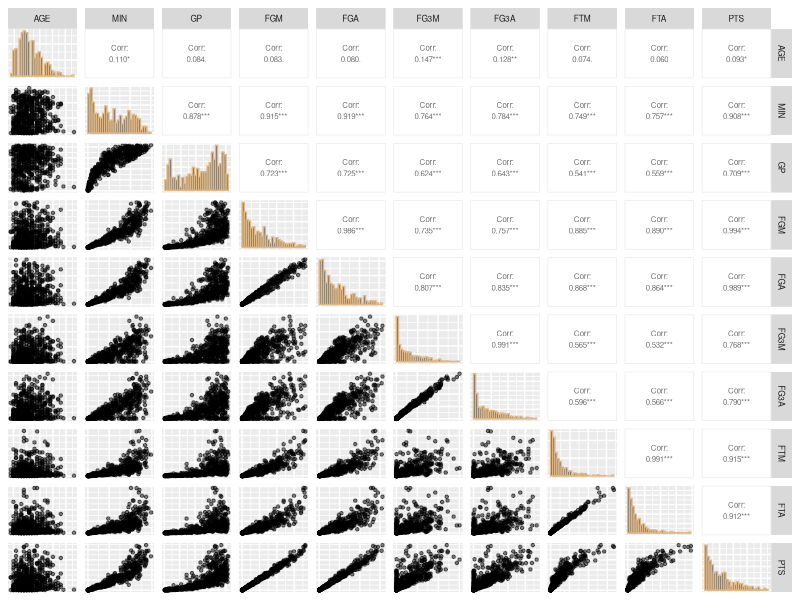
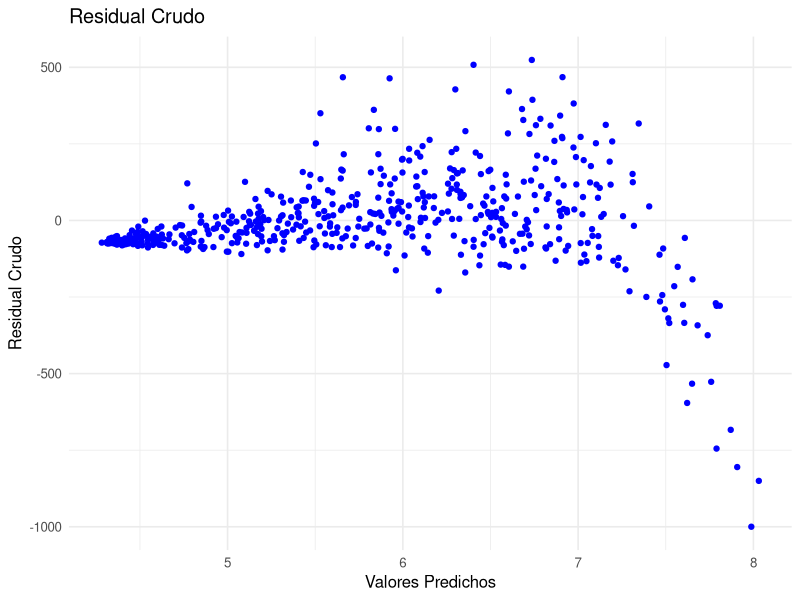
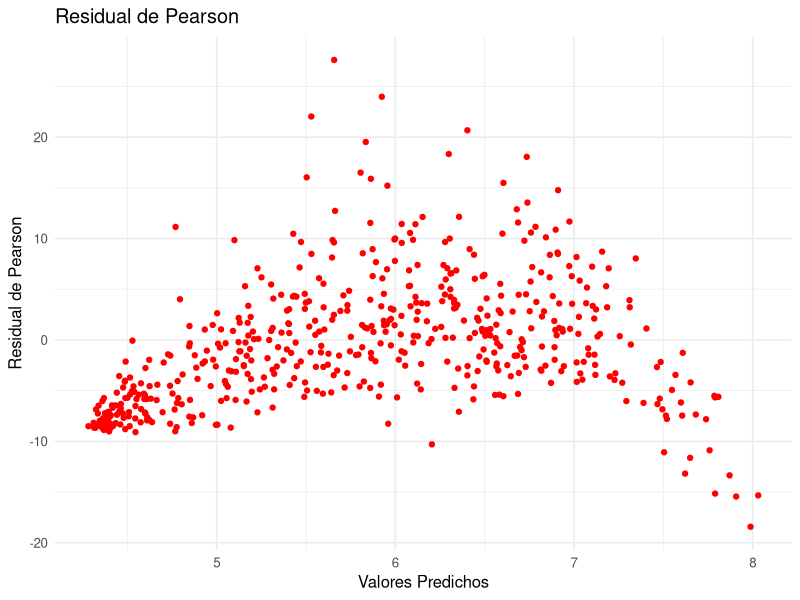
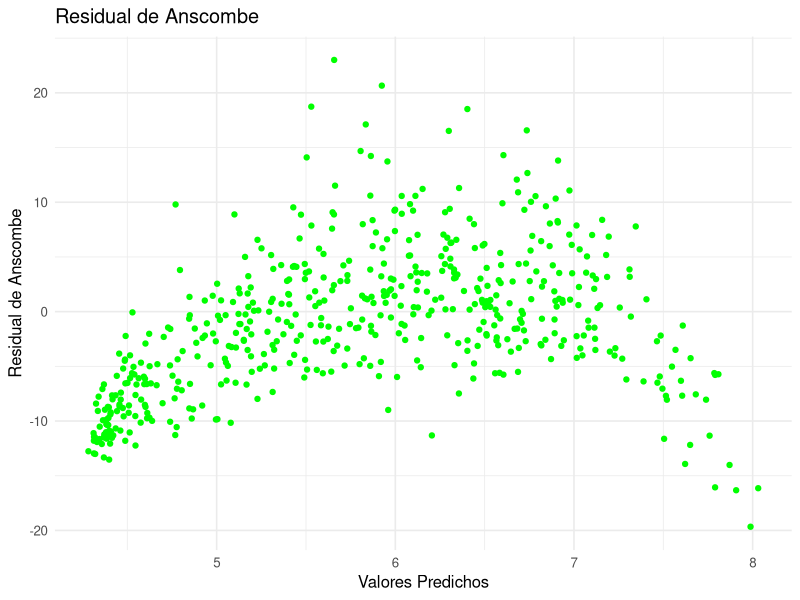
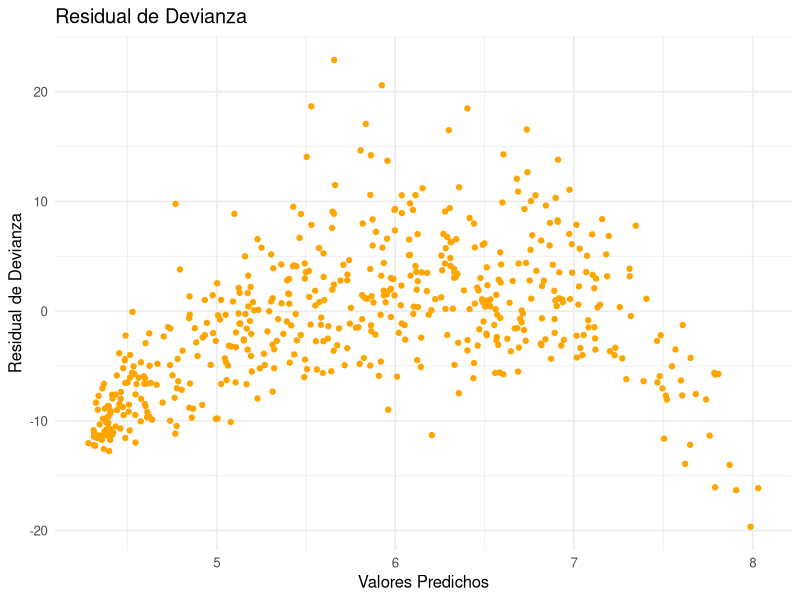
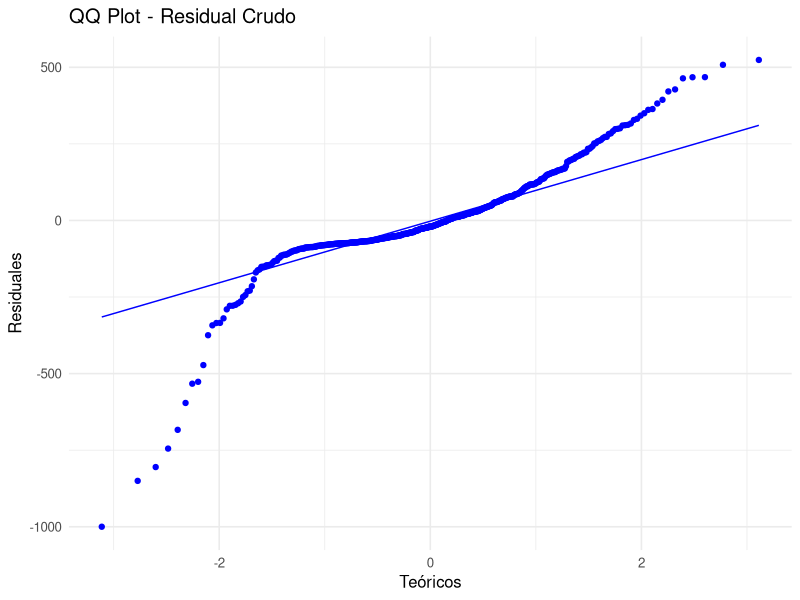
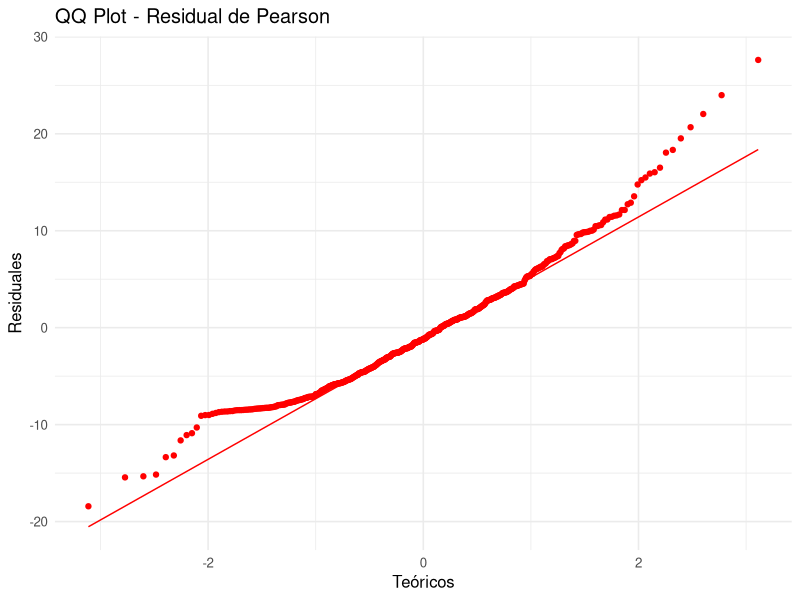
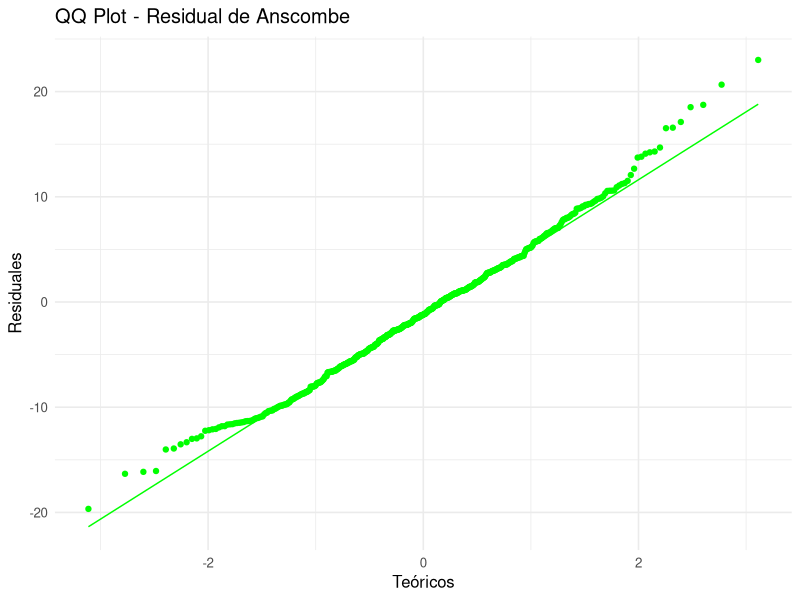

Source code (R) for these figures, in order:
## ---- chunk 1
rm(list = ls())
## ---- chunk 2
#| output: false

library(GGally)
library(ggplot2)
library(dplyr)
library(readxl)
library(boot)
## ---- chunk 3
# Ìmportamos los datos y seleccionamos las variables de interés

players <- read_excel("players_202223.xlsx") %>% 
  select(AGE, MIN, GP, FGM, FGA, FG3M, FG3A, FTM, FTA, PTS)
## ---- chunk 4
#| message: false
#| out-width: 100%

players %>%
  ggpairs(
    upper = list(continuous = wrap("cor", size = 2)),
    diag = list(continuous = wrap("barDiag", colour = "burlywood")),
    lower = list(continuous = wrap("points", alpha = 0.5, shape = 20, 
                                   fill = "lightblue")),
    axisLabels = "none") + 
  theme(strip.text = element_text(size = 6))
## ---- chunk 5
# Matriz diseño y vector de la variable respuesta

x1 <- players %>% select(-last_col())
X <- model.matrix(~ ., data = x1) # Matriz diseño, con intercepto
y <- players$PTS # Variable respuesta
## ---- chunk 6
# Creación de la función

fisher_scoring_poisson <- function(y, X, beta_init, tol = 1e-7, max_iter = 100){
  # Nombramos un objeto donde se guardará el beta inicial (beta_init)
  beta <- beta_init
  # iniciamos el bucle 
  for (iter in 1:max_iter){
    # creamos un objeto "eta" que será la parte sistemática del modelo
    eta <- X %*% beta
    # creamos un objeto "mu" donde se guarda el despeje de la media de "eta"
    mu <- exp(eta)
    # creamos la matriz diagonal "W"
    W <- diag(as.vector(mu))
    # creamos el objeto z (variable de trabajo y^~)
    z <- eta + (y - mu) / mu
    # obtenemos el nuevo beta
    beta_new <- solve(t(X) %*% W %*% X) %*% (t(X) %*% W %*% z)
    
    # guardamos la matriz de varianzas y covarianzas de los betas
    
    cov_beta <- solve(t(X) %*% W %*% X)
    
    if (max(abs(beta_new - beta)) < tol) {
      message("El algoritmo convergió en la iteración ", iter)
      mu_hat <- as.vector(exp(X %*% beta_new))
      # residual crudo
      residual <- y - mu_hat
      # residual de pearson
      residual_pearson <- (y - mu_hat) / sqrt(mu_hat)
      #Residual Anscombe
      residual_anscombe <- (3/2) * (y^(2/3) - mu_hat^(2/3)) / (mu_hat^(1/6))
      # Residual de devianza
      residual_deviance <- sign(y - mu_hat) * 
        sqrt(2 * (y * log(ifelse(y == 0, 1, y / mu_hat)) - (y - mu_hat)))
      return(list( beta = as.vector(beta_new), predichos = mu_hat, covarianza = cov_beta,
                   residual = residual,
                   residual_pearson = residual_pearson,
                   residual_anscombe = residual_anscombe,
                   residual_deviance = residual_deviance))
    }
    
    beta <- beta_new
  }
  warning("El algoritmo no convergió")
  return(NULL)
}
## ---- chunk 7
beta_inicial <- c(log(mean(y)), rep(0, ncol(X)-1)) # beta inicial
regresion_poisson <- fisher_scoring_poisson(y = y, X = X, beta_init = beta_inicial)
## ---- chunk 8
names(regresion_poisson$beta) <- c("Intercept", "AGE", "MIN", "GP", "FGM",
                                   "FGA", "FG3M", "FG3A", "FTM", "FTA")
regresion_poisson$beta
## ---- chunk 9
modelo_poisson_glm <- glm(y ~ X - 1, family = poisson(link = "log"))

names(modelo_poisson_glm$coefficients) <- names(regresion_poisson$beta)
modelo_poisson_glm$coefficients
## ---- chunk 10
all.equal(regresion_poisson$beta, modelo_poisson_glm$coefficients)
## ---- chunk 11
all.equal(regresion_poisson$covarianza, vcov(modelo_poisson_glm))[3]
## ---- chunk 12
sqrt(diag(regresion_poisson$covarianza))
sqrt(diag(vcov(modelo_poisson_glm)))
## ---- chunk 13
df_residuals <- data.frame(
    AGE = players$AGE,
    MIN = players$MIN,
    GP = players$GP,
    FGM = players$FGM,
    FGA = players$FGA,
    FG3M = players$FG3M,
    FG3A = players$FG3A,
    FTM = players$FTM,
    FTA = players$FTA,
    predichos = regresion_poisson$predichos,
    residual = regresion_poisson$residual,
    residual_pearson = regresion_poisson$residual_pearson,
    residual_anscombe = regresion_poisson$residual_anscombe,
    residual_deviance = regresion_poisson$residual_deviance
  )
## ---- chunk 14
# Gráfico de los cuatro tipos de residuales

p1 <- ggplot(df_residuals, aes(x = log(predichos), y = residual)) +
    geom_point(color = 'blue') +
    labs(title = 'Residual Crudo', x = 'Valores Predichos', y = 'Residual Crudo') +
    theme_minimal(12)

p2 <- ggplot(df_residuals, aes(x = log(predichos), y = residual_pearson)) +
    geom_point(color = 'red') +
    labs(title = 'Residual de Pearson', x = 'Valores Predichos', y = 'Residual de Pearson') +
    theme_minimal(12)

p3 <- ggplot(df_residuals, aes(x = log(predichos), y = residual_anscombe)) +
    geom_point(color = 'green') +
    labs(title = 'Residual de Anscombe', x = 'Valores Predichos', y = 'Residual de Anscombe') +
    theme_minimal(12)

p4 <- ggplot(df_residuals, aes(x = log(predichos), y = residual_deviance)) +
    geom_point(color = 'orange') +
    labs(title = 'Residual de Devianza', x = 'Valores Predichos', y = 'Residual de Devianza') +
    theme_minimal(12)
## ---- chunk 15
#| layout-ncol: 2
#| out-width: 100%

p1; p2; p3; p4
## ---- chunk 16
# qq-plots de los residuales

qq1 <- ggplot(df_residuals, aes(sample = residual)) +
  stat_qq(color = "blue") +
  stat_qq_line(color = "blue") +
  labs(title = "QQ Plot - Residual Crudo", x = "Teóricos", y = "Residuales") +
  theme_minimal(12)

qq2 <- ggplot(df_residuals, aes(sample = residual_pearson)) +
  stat_qq(color = "red") +
  stat_qq_line(color = "red") +
  labs(title = "QQ Plot - Residual de Pearson", x = "Teóricos", y = "Residuales") +
  theme_minimal(12)

qq3 <- ggplot(df_residuals, aes(sample = residual_anscombe)) +
  stat_qq(color = "green") +
  stat_qq_line(color = "green") +
  labs(title = "QQ Plot - Residual de Anscombe", x = "Teóricos", y = "Residuales") +
  theme_minimal(12)

qq4 <- ggplot(df_residuals, aes(sample = residual_deviance)) +
  stat_qq(color = "orange") +
  stat_qq_line(color = "orange") +
  labs(title = "QQ Plot - Residual de Devianza", x = "Teóricos", y = "Residuales") +
  theme_minimal(12)
## ---- chunk 17
#| layout-ncol: 2
#| out-width: 100%

qq1; qq2; qq3; qq4
## ---- chunk 18
a1 <- ggplot(df_residuals, aes(x = AGE, y = residual_pearson)) +
    geom_point(color = 'black', alpha = 0.6) +
    labs(title = 'Residual de Pearson', x = 'AGE', y = 'Residual de Pearson') +
    theme_minimal(13)

a2 <- ggplot(df_residuals, aes(x = MIN, y = residual_pearson)) +
    geom_point(color = 'black', alpha = 0.6) +
    labs(title = 'Residual de Pearson', x = 'MIN', y = 'Residual de Pearson') +
    theme_minimal(13)

a3 <- ggplot(df_residuals, aes(x = GP, y = residual_pearson)) +
    geom_point(color = 'black', alpha = 0.6) +
    labs(title = 'Residual de Pearson', x = 'GP', y = 'Residual de Pearson') +
    theme_minimal(13)

a4 <- ggplot(df_residuals, aes(x = FGM, y = residual_pearson)) +
    geom_point(color = 'black', alpha = 0.6) +
    labs(title = 'Residual de Pearson', x = 'FGM', y = 'Residual de Pearson') +
    theme_minimal(13)

a5 <- ggplot(df_residuals, aes(x = FGA, y = residual_pearson)) +
    geom_point(color = 'black', alpha = 0.6) +
    labs(title = 'Residual de Pearson', x = 'FGA', y = 'Residual de Pearson') +
    theme_minimal(13)

a6 <- ggplot(df_residuals, aes(x = FG3M, y = residual_pearson)) +
    geom_point(color = 'black', alpha = 0.6) +
    labs(title = 'Residual de Pearson', x = 'FG3M', y = 'Residual de Pearson') +
    theme_minimal(13)

a7 <- ggplot(df_residuals, aes(x = FG3A, y = residual_pearson)) +
    geom_point(color = 'black', alpha = 0.6) +
    labs(title = 'Residual de Pearson', x = 'FG3A', y = 'Residual de Pearson') +
    theme_minimal(13)

a8 <- ggplot(df_residuals, aes(x = FTM, y = residual_pearson)) +
    geom_point(color = 'black', alpha = 0.6) +
    labs(title = 'Residual de Pearson', x = 'FTM', y = 'Residual de Pearson') +
    theme_minimal(13)

a9 <- ggplot(df_residuals, aes(x = FTA, y = residual_pearson)) +
    geom_point(color = 'black', alpha = 0.6) +
    labs(title = 'Residual de Pearson', x = 'FTA', y = 'Residual de Pearson') +
    theme_minimal(13)
## ---- chunk 19
#| layout-nrow: 3
#| out-width: 100%

a1; a2; a3; a4; a5; a6; a7; a8; a9
## ---- chunk 20
crabs <- data.frame(
  
  C = as.factor(c(2,3,3,2,2,1,2,1,3,2,2,2,1,2,2,2,2,3,3,2,2,2,2,3,3,2,2,2,2,3,
                  3,3,2,3,2,2,2,3,3,2,2,1,1,3,3,3,2,2,3,3,3,3,2,2,3,2,3,2,1,3,
                  2,3,1,1,2,2,3,2,3,2,3,2,2,2,3,3,2,2,1,2,2,2,1,2,2,3,2,2,1,2,
                  3,3,3,3,3,1,3,2,3,2)),
  
  S = as.factor(c(3,3,3,3,1,2,1,1,2,2,1,3,1,1,1,2,2,2,2,2,2,1,2,3,3,1,3,1,1,3,
                  3,3,3,2,2,1,1,3,2,1,3,3,1,2,3,2,1,1,3,1,2,3,2,2,1,2,1,1,3,1,
                  3,3,1,1,2,1,2,2,2,2,1,3,3,3,3,2,2,1,1,2,2,2,2,3,3,3,3,3,3,3,
                  3,2,3,3,3,3,3,3,2,1)),
  
  W = c(28.3,26.0,26.0,21.0,21.0,25.0,26.0,24.9,25.0,24.7,26.5,24.8,24.9,26.0,
        28.7,30.3,26.2,27.5,30.0,28.2,30.5,30.3,30.0,26.2,28.5,29.5,27.0,29.0,
        28.7,26.5,26.5,27.3,26.3,30.0,29.0,27.2,27.0,26.5,26.5,25.5,26.5,26.5,
        22.0,27.3,26.6,25.0,25.0,30.2,28.7,24.9,24.5,25.2,24.0,22.9,26.2,24.4,
        26.3,24.5,27.9,30.5,28.2,27.6,23.0,23.9,22.9,25.8,25.8,24.1,28.0,26.0,
        24.5,24.5,24.2,28.5,24.7,29.0,27.0,23.7,27.0,24.2,24.2,25.1,27.5,29.3,
        26.3,29.4,26.2,26.2,24.1,27.0,26.5,28.5,24.7,25.2,25.3,25.3,29.3,27.4,
        28.0,24.5),
  
  Wt = c(3.05,2.60,2.45,1.85,2.05,2.30,2.10,2.10,2.00,1.90,2.80,2.10,2.10,2.50,
         3.20,3.60,2.20,2.75,3.05,2.95,3.50,3.00,3.40,2.30,2.40,2.55,2.25,2.30,
         3.20,1.30,1.97,2.90,2.30,3.05,3.30,2.75,2.25,2.00,2.20,2.25,1.97,1.60,
         1.90,2.90,2.30,2.10,2.10,3.28,3.20,2.30,2.05,2.10,2.00,1.60,2.40,1.90,
         2.05,1.95,3.05,3.20,2.80,2.85,3.00,1.85,1.90,2.20,2.20,1.80,2.62,2.30,
         2.00,2.00,2.20,3.00,2.55,3.10,2.95,1.80,2.00,2.20,1.65,1.80,2.30,3.23,
         2.90,3.10,2.30,2.17,1.95,2.63,2.35,3.00,2.55,2.00,1.90,1.90,3.23,2.90,
         3.00,2.00),
  
  Sa = c(8,4,3,0,0,3,0,1,3,0,4,0,1,1,0,4,3,0,5,4,6,4,4,0,3,0,3,0,0,0,1,1,2,4,0,
         4,4,0,0,0,0,0,0,1,1,2,0,2,1,0,0,1,0,0,0,0,0,1,0,3,3,2,3,0,0,0,2,1,0,1,
         0,0,0,1,0,4,1,0,3,3,3,0,6,12,0,3,0,2,1,4,0,1,0,1,2,2,5,4,2,0)
)
## ---- chunk 21
#| out-width: 100%
#| layout-ncol: 2

ggplot(crabs, aes(x = C, y = Sa)) +
  geom_jitter(width = 0.2, alpha = 0.6, color = "blue") +
  geom_boxplot(alpha = 0, color = "black") +  # overlay transparent boxplot
  labs(title = "Número de satélites vs Color",
       x = "Color",
       y = "Número de satélites") +
  theme_minimal()

ggplot(crabs, aes(x = S, y = Sa)) +
  geom_jitter(width = 0.2, alpha = 0.6, color = "red") +
  geom_boxplot(alpha = 0, color = "black") +
  labs(title = "Número de satélites vs Condición de la espina",
       x = "Condición de la espina",
       y = "Número de satélites") +
  theme_minimal()

## ---- chunk 22
#| message: false
#| out-width: 100%

crabs[,-c(1,2)] %>%
  ggpairs(
    upper = list(continuous = wrap("cor", size = 3)),
    diag = list(continuous = wrap("barDiag", colour = "burlywood")),
    lower = list(continuous = wrap("points", alpha = 0.5, shape = 20, 
                                   fill = "lightblue")),
    axisLabels = "none")
## ---- chunk 23
X.c <- model.matrix(~., data=crabs[,-5])
modelos_crangrejos <- fisher_scoring_poisson(crabs[,5], X = X.c,
                                  beta_init = c(log(mean(crabs[,5])), rep(0, ncol(X.c)-1)))
## ---- chunk 24
names(modelos_crangrejos$beta) <- c("Intercept", "C2", "C3" , "S2", "S3" , "W", "Wt")
modelos_crangrejos$beta
## ---- chunk 25
modelo_cangrejos_glm <- glm(crabs[,5] ~ X.c - 1, family = poisson(link = "log"))

names(modelo_cangrejos_glm$coefficients) <- names(modelos_crangrejos$beta)
modelo_cangrejos_glm$coefficients
## ---- chunk 26
all.equal(modelos_crangrejos$covarianza, vcov(modelo_cangrejos_glm))[3]
## ---- chunk 27
sqrt(diag(modelos_crangrejos$covarianza))
sqrt(diag(vcov(modelo_cangrejos_glm)))
## ---- chunk 28
df_residuals.c <- data.frame(
    C=crabs$C,
    S=crabs$S,
    W=crabs$W,
    Wt=crabs$Wt,
    predichos = modelos_crangrejos$predichos,
    residual = modelos_crangrejos$residual,
    residual_pearson = modelos_crangrejos$residual_pearson,
    residual_anscombe = modelos_crangrejos$residual_anscombe,
    residual_deviance = modelos_crangrejos$residual_deviance
  )
## ---- chunk 29
# Gráfico de los tres tipos de residuales

c1 <- ggplot(df_residuals.c, aes(x = log(predichos), y = residual)) +
    geom_point(color = 'blue') +
    labs(title = 'Residual Crudo', x = 'Valores Predichos', y = 'Residual Crudo') +
    theme_minimal(12)

c2 <- ggplot(df_residuals.c, aes(x = log(predichos), y = residual_pearson)) +
    geom_point(color = 'red') +
    labs(title = 'Residual de Pearson', x = 'Valores Predichos', y = 'Residual de Pearson') +
    theme_minimal(12)

c3 <- ggplot(df_residuals.c, aes(x = log(predichos), y = residual_anscombe)) +
    geom_point(color = 'green') +
    labs(title = 'Residual de Anscombe', x = 'Valores Predichos', y = 'Residual de Anscombe') +
    theme_minimal(12)

c4 <- ggplot(df_residuals.c, aes(x = log(predichos), y = residual_deviance)) +
    geom_point(color = 'orange') +
    labs(title = 'Residual de Devianza', x = 'Valores Predichos', y = 'Residual de Devianza') +
    theme_minimal(12)
## ---- chunk 30
#| layout-ncol: 2
#| out-width: 100%

c1; c2; c3; c4
## ---- chunk 31
# qq-plots de los residuales

qq1 <- ggplot(df_residuals.c, aes(sample = residual)) +
  stat_qq(color = "blue") +
  stat_qq_line(color = "blue") +
  labs(title = "QQ Plot - Residual Crudo", x = "Teóricos", y = "Residuales") +
  theme_minimal(12)

qq2 <- ggplot(df_residuals.c, aes(sample = residual_pearson)) +
  stat_qq(color = "red") +
  stat_qq_line(color = "red") +
  labs(title = "QQ Plot - Residual de Pearson", x = "Teóricos", y = "Residuales") +
  theme_minimal(12)

qq3 <- ggplot(df_residuals.c, aes(sample = residual_anscombe)) +
  stat_qq(color = "green") +
  stat_qq_line(color = "green") +
  labs(title = "QQ Plot - Residual de Anscombe", x = "Teóricos", y = "Residuales") +
  theme_minimal(12)

qq4 <- ggplot(df_residuals.c, aes(sample = residual_deviance)) +
  stat_qq(color = "orange") +
  stat_qq_line(color = "orange") +
  labs(title = "QQ Plot - Residual de Devianza", x = "Teóricos", y = "Residuales") +
  theme_minimal(12)
## ---- chunk 32
#| layout-ncol: 2
#| out-width: 100%

qq1; qq2; qq3; qq4
## ---- chunk 33
# Gráfico de los residuales de Pearson contra las covariables

c1 <- ggplot(df_residuals.c, aes(x = S, y = residual_pearson)) +
    geom_point(color = 'blue') +
    labs(title = 'Residual de Pearson', x = '(S)', y = 'Residual de Pearson') +
    theme_minimal(12)

c2 <- ggplot(df_residuals.c, aes(x = W, y = residual_pearson)) +
    geom_point(color = 'red') +
    labs(title = 'Residual de Pearson', x = '(W)', y = 'Residual de Pearson') +
    theme_minimal(12)

c3 <- ggplot(df_residuals.c, aes(x = Wt, y = residual_pearson)) +
    geom_point(color = 'green') +
    labs(title = 'Residual de Pearson', x = '(Wt)', y = 'Residual de Pearson') +
    theme_minimal(12)

c4 <- ggplot(df_residuals.c, aes(x = C, y = residual_pearson)) +
    geom_point(color = 'orange') +
    labs(title = 'Residual de Pearson', x = '(C)', y = 'Residual de Pearson') +
    theme_minimal(12)
## ---- chunk 34
#| layout-ncol: 2
#| out-width: 100%

c1; c2; c3; c4
## ---- chunk 35
X_completa <- model.matrix(Sa
  ~ C + S + W + Wt +
    C:S + C:W + C:Wt +
    S:W + S:Wt,
  data = crabs
)

# Ajustar modelo con Fisher Scoring
modelos_crangrejos_interactions <- fisher_scoring_poisson(
  crabs[,5],
  X = X_completa,
  beta_init = c(log(mean(crabs[,5])), rep(0, ncol(X_completa)-1)
))

# Nombres para los coeficientes (incluyendo términos de interacción)
names(modelos_crangrejos_interactions$beta) <- colnames(X_completa)
modelos_crangrejos_interactions$beta
## ---- chunk 36
modelo_cangre_completo_glm <- glm(Sa
  ~ C + S + W + Wt +
    C:S + C:W + C:Wt +
    S:W + S:Wt,
  data = crabs,
family = poisson(link = "log"))

names(modelo_cangre_completo_glm$coefficients) <- names(modelos_crangrejos_interactions$beta)
modelo_cangre_completo_glm$coefficients
## ---- chunk 37
df_residuals.c.interac <- data.frame(
    C=crabs$C,
    S=crabs$S,
    W=crabs$W,
    Wt=crabs$Wt,
    predichos = modelos_crangrejos_interactions$predichos,
    residual = modelos_crangrejos_interactions$residual,
    residual_pearson = modelos_crangrejos_interactions$residual_pearson,
    residual_anscombe = modelos_crangrejos_interactions$residual_anscombe,
    residual_deviance = modelos_crangrejos_interactions$residual_deviance
  )
## ---- chunk 38
# Gráfico de los cuatro tipos de residuales

c1 <- ggplot(df_residuals.c.interac, aes(x = log(predichos), y = residual)) +
    geom_point(color = 'blue') +
    labs(title = 'Residual Crudo', x = 'Valores Predichos', y = 'Residual Crudo') +
    theme_minimal(12)

c2 <- ggplot(df_residuals.c.interac, aes(x = log(predichos), y = residual_pearson)) +
    geom_point(color = 'red') +
    labs(title = 'Residual de Pearson', x = 'Valores Predichos', y = 'Residual de Pearson') +
    theme_minimal(12)

c3 <- ggplot(df_residuals.c.interac, aes(x = log(predichos), y = residual_anscombe)) +
    geom_point(color = 'green') +
    labs(title = 'Residual de Anscombe', x = 'Valores Predichos', y = 'Residual de Anscombe') +
    theme_minimal(12)

c4 <- ggplot(df_residuals.c.interac, aes(x = log(predichos), y = residual_deviance)) +
    geom_point(color = 'orange') +
    labs(title = 'Residual de Devianza', x = 'Valores Predichos', y = 'Residual de Devianza') +
    theme_minimal(12)
## ---- chunk 39
#| layout-ncol: 2
#| out-width: 100%

c1; c2; c3; c4
## ---- chunk 40
## Población binomial
# Parámetros
set.seed(1040)
n <- 100
beta <- c(0, 0.2)
## ---- chunk 41
# Simulación de datos
xbin <- runif(n, min = 0, max = 10)
X2 <- model.matrix(~ xbin)  # Incluye intercepto automáticamente
eta <- X2 %*% beta
## ---- chunk 42
# Dataset simulado
pi <- exp(eta)/(1+exp(eta))
yb <- c()
for (i in 1:n) {
  yb[i] <- rbinom(1,size = 1,prob = pi[i])
}

data_bin <- tibble(y = yb, x = xbin)
## ---- chunk 43
#| out-width: 80%

ggplot(data_bin, aes(x = x, y = y)) +
    geom_jitter(height = 0.02, width = 0, 
                alpha = 0.6, size = 3, color = "#1f77b4") +
  ggtitle("Distribución binomial - Datos simulados") +
  theme_minimal(12)
## ---- chunk 44
# Creación de la función
fisher_scoring_binomial <- function(y, X, beta_init, tol = 1e-5, max_iter = 100) {
  beta <- beta_init
  for (iter in 1:max_iter) {
    eta <- X %*% beta
    
    pi <- exp(eta) / (1 + exp(eta))
    pi <- pmax(pmin(pi, 1 - 1e-10), 1e-10)
    
    W <- diag(as.vector(pi * (1 - pi)))
    
    z <- eta + (y - pi) / (pi * (1 - pi))
    
    beta_new <- tryCatch({
      solve(t(X) %*% W %*% X) %*% (t(X) %*% W %*% z)
    }, error = function(e) {
      stop("Fallo al invertir la matriz. ¿X tiene multicolinealidad?")
    })
    
    # guardamos la matriz de varianzas y covarianzas de los betas
    cov_beta <- solve(t(X) %*% W %*% X)
    
    if (max(abs(beta_new - beta), na.rm = TRUE) < tol) {
      message("Convergió en iteración ", iter)
      pi_hat <- exp(X %*% beta_new) / (1 + exp(X %*% beta_new))
      pi_hat <- pmax(pmin(pi_hat, 1 - 1e-10), 1e-10) 
      # Resdiaul crudo
      residual <- y-pi_hat
      # Residual de pearson
      residual_pearson <- (y - pi_hat) / sqrt(pi_hat)
      # Residual de Anscombe
      residual_anscombe <- (3/2) *
        (y^(2/3) * (1 - y)^(2/3) - pi_hat^(2/3) * 
           (1 - pi_hat)^(2/3)) / (pi_hat * (1 - pi_hat))^(1/6)
      # Residual de devianza
      # Handle y=0 and y=1 cases for deviance
      dev <- ifelse(y == 0, 2 * pi_hat, ifelse(y == 1, 2 * (1 - pi_hat),
                    sqrt(2 * (y * log(y / pi_hat) + (1 - y) * log((1 - y) / (1 - pi_hat))))))
      residual_deviance <- sign(y - pi_hat) * sqrt(dev)
      return(list(beta = as.vector(beta_new), predichos = pi_hat,
                  covarianza = cov_beta,
                  residual = residual,
                  residual_pearson = residual_pearson,
                  residual_anscombe = residual_anscombe,
                  residual_deviance = residual_deviance))
    }
    
    beta <- beta_new
  }
  warning("No convergió")
  return(as.vector(beta))
}
## ---- chunk 45
# Ejecutamos la función

beta_binomial <- fisher_scoring_binomial(y = yb, X = X2, 
                                         beta_init = rep(0.01, ncol(X2)))

# Estimación de los parámetros del modelo

names(beta_binomial$beta) <- colnames(X2)
beta_binomial$beta
## ---- chunk 46
modelo_logistico <- glm(yb ~ X2 - 1, family = binomial(link = "logit"))

modelo_logistico$coefficients
## ---- chunk 47
beta_binomial$covarianza; vcov(modelo_logistico)
## ---- chunk 48
df_residuals.sim <- data.frame(
    xbin = xbin,
    predichos = beta_binomial$predichos,
    residual = beta_binomial$residual,
    residual_pearson = beta_binomial$residual_pearson,
    residual_anscombe = beta_binomial$residual_anscombe,
    residual_deviance = beta_binomial$residual_deviance
  )
## ---- chunk 49
# Gráfico de los tres tipos de residuales

p1 <- ggplot(df_residuals.sim, aes(x = logit(predichos), y = residual)) +
    geom_point(color = 'blue') +
    labs(title = 'Residual Crudo', x = 'Valores Predichos', y = 'Residual Crudo') +
    theme_minimal(12)

p2 <- ggplot(df_residuals.sim, aes(x = logit(predichos), y = residual_pearson)) +
    geom_point(color = 'red') +
    labs(title = 'Residual de Pearson', x = 'Valores Predichos', y = 'Residual de Pearson') +
    theme_minimal(12)

p3 <- ggplot(df_residuals.sim, aes(x = logit(predichos), y = residual_anscombe)) +
    geom_point(color = 'green') +
    labs(title = 'Residual de Anscombe', x = 'Valores Predichos', y = 'Residual de Anscombe') +
    theme_minimal(12)

p4 <- ggplot(df_residuals.sim, aes(x = logit(predichos), y = residual_deviance)) +
    geom_point(color = 'orange') +
    labs(title = 'Residual de Devianza', x = 'Valores Predichos', y = 'Residual de Devianza') +
    theme_minimal(12)
## ---- chunk 50
#| layout-ncol: 2
#| out-width: 100%

p1; p2; p3; p4
## ---- chunk 51
# qq-plots de los residuales

qq1 <- ggplot(df_residuals.sim, aes(sample = residual)) +
  stat_qq(color = "blue") +
  stat_qq_line(color = "blue") +
  labs(title = "QQ Plot - Residual Crudo", x = "Teóricos", y = "Residuales") +
  theme_minimal(12)

qq2 <- ggplot(df_residuals.sim, aes(sample = residual_pearson)) +
  stat_qq(color = "red") +
  stat_qq_line(color = "red") +
  labs(title = "QQ Plot - Residual de Pearson", x = "Teóricos", y = "Residuales") +
  theme_minimal(12)

qq3 <- ggplot(df_residuals.sim, aes(sample = residual_anscombe)) +
  stat_qq(color = "green") +
  stat_qq_line(color = "green") +
  labs(title = "QQ Plot - Residual de Anscombe", x = "Teóricos", y = "Residuales") +
  theme_minimal(12)

qq4 <- ggplot(df_residuals.sim, aes(sample = residual_deviance)) +
  stat_qq(color = "orange") +
  stat_qq_line(color = "orange") +
  labs(title = "QQ Plot - Residual de Devianza", x = "Teóricos", y = "Residuales") +
  theme_minimal(12)
## ---- chunk 52
#| layout-ncol: 2
#| out-width: 100%

qq1; qq2; qq3; qq4
## ---- chunk 53
res_xbin <- ggplot(df_residuals.sim, aes(x = xbin, y = residual_pearson)) +
    geom_point(color = 'black', alpha = 0.6) +
    labs(title = 'Residual de Pearson', x = 'xbin', y = 'Residual de Pearson') +
    theme_minimal(13)
## ---- chunk 54
#| out-width: 80%
res_xbin
## ---- chunk 55
TURB=c(300,250,190,160,560,150,160,270,450,210,420,550,1200,420,500,
       150,200,390,380,140,170,1110,140,150,870,720,430,550)

COL=c(100,100,50,70,200,100,100,70,130,100,100,250,250,100,120,75,50,
      140,120,50,110,100,80,90,150,200,100,200)

ALCA=c(49,43,51,52,44,48,55,43,56,51,46,65,43,53,48,45,52,52,39,54,52,51,55,50,49,44,48,40)

PH=c(8.33,7.64,7.62,7.62,8.19,7.90,7.60,8.07,7.53,7.72,7.90,7.68,7.93,
     7.90,8.01,7.71,7.66,8.09,8.17,8.16,7.58,8.06,7.51,7.56,7.60,8.18,7.20,7.55)

TEM=c(25,27,28,26,25,26,26,24,27,27,26,27,26,26,27,27,26,27,26,25,27,23,27,27,27,23,26,27)

POL=c(0,0,0,0,0,0,0,0,0,0,1,1,1,1,0,0,0,0,0,0,0,1,0,0,1,1,1,1)
## ---- chunk 56
Xbin2 <- model.matrix(~ TURB+COL+ALCA+PH+TEM)

regresión_logistica_agua <- fisher_scoring_binomial(y = POL,X = Xbin2,
                              beta_init = c(log(mean(POL)/(1-mean(POL))), rep(0,ncol(Xbin2)-1)),
                              max_iter = 500)

names(regresión_logistica_agua$beta) <- colnames(Xbin2)
## ---- chunk 57
regresión_logistica_agua$beta

modelo <- glm(formula = POL ~ TURB+COL+ALCA+PH+TEM, family = 'binomial')
modelo$coefficients
## ---- chunk 58
all.equal(regresión_logistica_agua$covarianza, vcov(modelo))
## ---- chunk 59
df_residuals.agua <- data.frame(
    predichos = regresión_logistica_agua$predichos,
    residual = regresión_logistica_agua$residual,
    residual_pearson = regresión_logistica_agua$residual_pearson,
    residual_anscombe = regresión_logistica_agua$residual_anscombe,
    residual_deviance = regresión_logistica_agua$residual_deviance
  )
## ---- chunk 60
# Gráfico de los tres tipos de residuales

p1 <- ggplot(df_residuals.agua, aes(x = logit(predichos), y = residual)) +
    geom_point(color = 'blue') +
    labs(title = 'Residual Crudo', x = 'Valores Predichos', y = 'Residual Crudo') +
    ylim(-1, 1) + 
    theme_minimal(12)

p2 <- ggplot(df_residuals.agua, aes(x = logit(predichos), y = residual_pearson)) +
    geom_point(color = 'red') +
    labs(title = 'Residual de Pearson', x = 'Valores Predichos', y = 'Residual de Pearson') +
    ylim(-1, 1.1) +
    theme_minimal(12)

p3 <- ggplot(df_residuals.agua, aes(x = logit(predichos), y = residual_anscombe)) +
    geom_point(color = 'green') +
    labs(title = 'Residual de Anscombe', x = 'Valores Predichos', y = 'Residual de Anscombe') +
    ylim(-3.1, 1.3) +
    theme_minimal(12)

p4 <- ggplot(df_residuals.agua, aes(x = logit(predichos), y = residual_deviance)) +
    geom_point(color = 'orange') +
    labs(title = 'Residual de Devianza', x = 'Valores Predichos', y = 'Residual de Devianza') +
    ylim(-1.3, 1.15) +
    theme_minimal(12)
## ---- chunk 61
#| layout-ncol: 2
#| out-width: 100%

p1; p2; p3; p4
## ---- chunk 62
# qq-plots de los residuales

qq1 <- ggplot(df_residuals.agua, aes(sample = residual)) +
  stat_qq(color = "blue") +
  stat_qq_line(color = "blue") +
  labs(title = "QQ Plot - Residual Crudo", x = "Teóricos", y = "Residuales") +
  theme_minimal(12)

qq2 <- ggplot(df_residuals.agua, aes(sample = residual_pearson)) +
  stat_qq(color = "red") +
  stat_qq_line(color = "red") +
  labs(title = "QQ Plot - Residual de Pearson", x = "Teóricos", y = "Residuales") +
  theme_minimal(12)

qq3 <- ggplot(df_residuals.agua, aes(sample = residual_anscombe)) +
  stat_qq(color = "green") +
  stat_qq_line(color = "green") +
  labs(title = "QQ Plot - Residual de Anscombe", x = "Teóricos", y = "Residuales") +
  theme_minimal(12)

qq4 <- ggplot(df_residuals.agua, aes(sample = residual_deviance)) +
  stat_qq(color = "orange") +
  stat_qq_line(color = "orange") +
  labs(title = "QQ Plot - Residual de Devianza", x = "Teóricos", y = "Residuales") +
  theme_minimal(12)
## ---- chunk 63
#| layout-ncol: 2
#| out-width: 100%

qq1; qq2; qq3; qq4
## ---- chunk 64
modelo2 <- glm(formula = POL ~ TURB, family = 'binomial')
modelo2$coefficients
## ---- chunk 65
summary(modelo2)
## ---- chunk 66
df_residuals.agua2 <- data.frame(
    TURB = TURB,
    predichos = fitted(modelo2),
    residual = residuals(modelo2, type = "response"),
    residual_pearson = residuals(modelo2, type = "pearson"),
    residual_deviance = residuals(modelo2, type = "deviance")
  )
## ---- chunk 67
# Gráfico de los tres tipos de residuales

p1 <- ggplot(df_residuals.agua2, aes(x = logit(predichos), y = residual)) +
    geom_point(color = 'blue') +
    labs(title = 'Residual Crudo', x = 'Valores Predichos', y = 'Residual Crudo') +
    # ylim(-1, 1) + 
    theme_minimal(13)

p2 <- ggplot(df_residuals.agua2, aes(x = logit(predichos), y = residual_pearson)) +
    geom_point(color = 'red') +
    labs(title = 'Residual de Pearson', x = 'Valores Predichos', y = 'Residual de Pearson') +
    # ylim(-1, 1.1) +
    theme_minimal(13)

p3 <- ggplot(df_residuals.agua2, aes(x = logit(predichos), y = residual_deviance)) +
    geom_point(color = 'orange') +
    labs(title = 'Residual de Devianza', x = 'Valores Predichos', y = 'Residual de Devianza') +
    # ylim(-1.3, 1.15) +
    theme_minimal(13)
## ---- chunk 68
#| layout-ncol: 3
#| out-width: 100%

p1; p2; p3
## ---- chunk 69
res_turb1 <- ggplot(df_residuals.agua2, aes(x = TURB, y = residual)) +
    geom_point(color = 'black', alpha = 0.6) +
    labs(title = 'Residual crudo', x = 'Turbiedad', y = 'Residual crudo') +
    theme_minimal(13)

res_turb2 <- ggplot(df_residuals.agua2, aes(x = TURB, y = residual_pearson)) +
    geom_point(color = 'black', alpha = 0.6) +
    labs(title = 'Residual de Pearson', x = 'Turbiedad', y = 'Residual de Pearson') +
    theme_minimal(13)

res_turb3 <- ggplot(df_residuals.agua2, aes(x = TURB, y = residual_deviance)) +
    geom_point(color = 'black', alpha = 0.6) +
    labs(title = 'Residual de Devianza', x = 'Turbiedad', y = 'Residual de Devianza') +
    theme_minimal(13)
## ---- chunk 70
#| out-width: 100%
#| layout-ncol: 3

res_turb1; res_turb2; res_turb3
